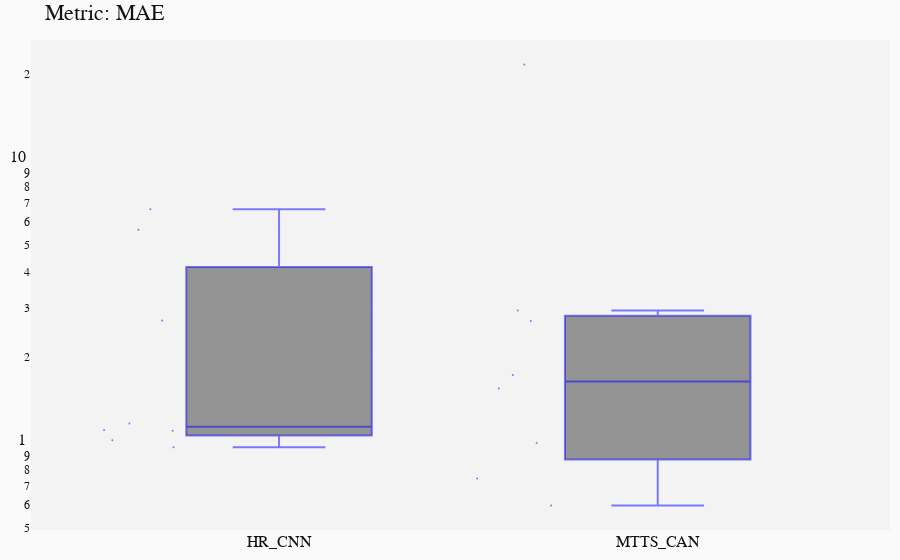

Here is the notebook cell this chart was saved with:
### Code cell
## -- Deep 
ANALYSIS(dataset, 'deep', metrics=['MAE'])
STATS(dataset, approach='deep')

### Figure 1 — Plotly figure (JSON) as saved in the notebook; plotly's stock layout.template omitted (floating-point values rounded to 4 significant figures)
{"data": [{"boxpoints": "all", "fillcolor": "rgba(55,55,55,0.5)", "jitter": 0.7, "line": {"color": "rgba(0,0,255,0.5)", "width": 2}, "marker": {"size": 2}, "name": "HR_CNN", "type": "box", "y": [1.017, 2.695, 1.167, 1.099, 1.106, 6.667, 0.9609, 5.645]}, {"boxpoints": "all", "fillcolor": "rgba(55,55,55,0.5)", "jitter": 0.7, "line": {"color": "rgba(0,0,255,0.5)", "width": 2}, "marker": {"size": 2}, "name": "MTTS_CAN", "type": "box", "y": [0.9959, 1.55, 21.64, 0.7456, 0.5985, 1.731, 2.684, 2.926]}], "layout": {"font": {"color": "rgb(20,20,20)", "family": "monospace", "size": 16}, "margin": {"b": 20, "l": 20, "r": 10, "t": 40}, "paper_bgcolor": "rgb(250, 250, 250)", "plot_bgcolor": "rgb(243, 243, 243)", "showlegend": false, "title": {"text": "Metric: MAE"}, "xaxis": {"type": "category"}, "yaxis": {"autorange": true, "gridcolor": "rgb(255,255,255)", "gridwidth": 0.1, "showgrid": true, "title": {"font": {"size": 30}}, "type": "log", "zeroline": true, "zerolinewidth": 2}}}
